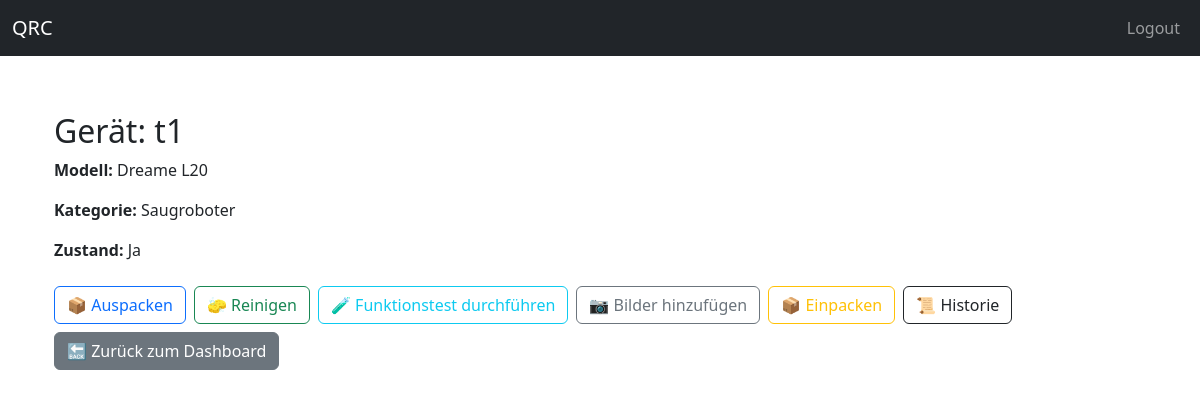
The app's page /geraete/geraet/t1 (signed in) with its own data.
### models/geraet_db.py (models this page shows)
class Geraet(db.Model):
    __tablename__ = "geraete"
    id = db.Column(db.Integer, primary_key=True)
    qrcode = db.Column(db.String, unique=True, nullable=False)
    modell_id = db.Column(db.Integer, db.ForeignKey("modell.id"), nullable=False)
    zustand_id = db.Column(db.Integer, db.ForeignKey("zustaende.id"), nullable=False)
    benutzer_id = db.Column(db.Integer, db.ForeignKey("benutzer.id"), nullable=True)
    modell = db.relationship("Modell", back_populates="geraete")
    zustand = db.relationship("Zustand")
    benutzer = db.relationship("Benutzer", backref="geraete")
    historie = db.relationship("Historie", backref="geraet", lazy=True)
    module = db.relationship("Modul", back_populates="geraet", cascade="all, delete-orphan")
    teile = db.relationship("Teil", back_populates="geraet")
    testdurchlaeufe = db.relationship("GeraeteTestDurchlauf", back_populates="geraet", cascade="all, delete-orphan")

### models/modell_db.py (models this page shows, shortened)
class Modell(db.Model):
    __tablename__ = "modell"
    id = db.Column(db.Integer, primary_key=True, index=True)
    name = db.Column(db.String(100), unique=True, nullable=False, index=True)
    kategorie_id = db.Column(db.Integer, db.ForeignKey("kategorie.id"), nullable=False)
    unterkategorie_id = db.Column(db.Integer, db.ForeignKey("unterkategorie.id"), nullable=True)
    unterkategorie = db.relationship("Unterkategorie", backref="modelle")
    hersteller_id = db.Column(db.Integer, db.ForeignKey("hersteller.id"), nullable=False)
    hersteller = db.relationship("Hersteller", backref="modelle")
    kategorie = db.relationship("Kategorie", back_populates="modelle")
    geraete = db.relationship("Geraet", back_populates="modell")
    module = db.relationship(Modul, back_populates="modell", cascade="all, delete-orphan")

### models/kategorie_db.py (models this page shows, shortened)
class Kategorie(db.Model):
    __tablename__ = "kategorie"
    id = db.Column(db.Integer, primary_key=True)
    name = db.Column(db.String(100), nullable=False, unique=True)
    modelle = db.relationship("Modell", back_populates="kategorie", lazy=True)
    unterkategorien = db.relationship("Unterkategorie", backref="kategorie", lazy=True)

### models/zustand_db.py (models this page shows, shortened)
class Zustand(Base):
    __tablename__ = "zustaende"
    id = Column(Integer, primary_key=True)
    value = Column(String, nullable=False)
    kategorie = Column(String, nullable=False)  # z. B. "Anwesenheit", "Sauberkeit", "Funktioniert"
    __table_args__ = (
        UniqueConstraint("value", "kategorie", name="uix_value_kategorie"),
    )

### app/routes/geraete_routes.py (the view)
@geraete_bp.route("/geraet/<qrcode>", endpoint="geraet_seite")
@login_required
def geraet_seite(qrcode):
    geraet = GeraetDB.query.filter_by(qrcode=qrcode).first_or_404()
    return render_template("geraet.html", geraet=geraet)

### app/app.py (called while the page is built)
@login_manager.user_loader
def load_user(user_id):
    return Benutzer.query.get(int(user_id))

### app/templates/geraet.html
{% extends "base.html" %}
{% block content %}
<div class="container mt-5">
  <h2>Gerät: {{ geraet.qrcode }}</h2>
  <p><strong>Modell:</strong> {{ geraet.modell.name }}</p>
  <p><strong>Kategorie:</strong> {{ geraet.modell.kategorie.name }}</p>
  <p><strong>Zustand:</strong> {{ geraet.zustand.value }}</p>
  <div class="mt-4 d-flex flex-wrap gap-2">
    <a href="{{ url_for('auspacken.anzeigen', geraet_id=geraet.id) }}" class="btn btn-outline-primary">📦 Auspacken</a>
    <a href="{{ url_for('reinigen.anzeigen', geraet_id=geraet.id) }}" class="btn btn-outline-success">🧽 Reinigen</a>
    <a href="{{ url_for('funktionstest.anzeigen', geraet_id=geraet.id) }}" class="btn btn-outline-info">🧪 Funktionstest durchführen</a>
    <a href="{{ url_for('bildermachen.bilder_hochladen', geraet_id=geraet.id) }}" class="btn btn-outline-secondary">📷 Bilder hinzufügen</a>
    <a href="{{ url_for('einpacken.anzeigen', geraet_id=geraet.id) }}" class="btn btn-outline-warning">📦 Einpacken</a>
    <a href="{{ url_for('geraete.geraet_historie', qrcode=geraet.qrcode) }}" class="btn btn-outline-dark">📜 Historie</a>
    <a href="{{ url_for('benutzer.dashboard') }}" class="btn btn-secondary">🔙 Zurück zum Dashboard</a>
  </div>
</div>
{% endblock %}

### app/templates/base.html (style rules this page uses)
body { padding-top: 4rem; }

### records on screen
Geraet: qrcode "t1"
Modell: modell.name "Dreame L20"
Kategorie: modell.kategorie.name "Saugroboter"
Zustand: zustand.value "Ja"
